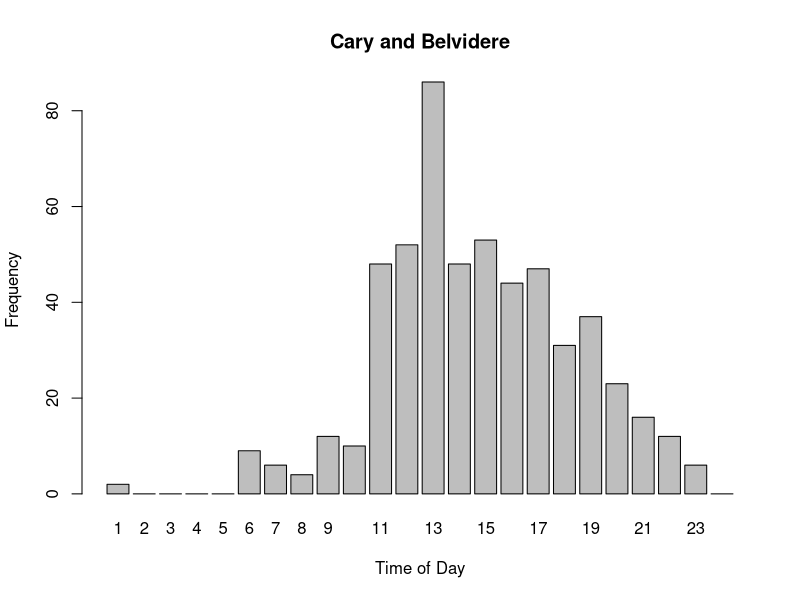
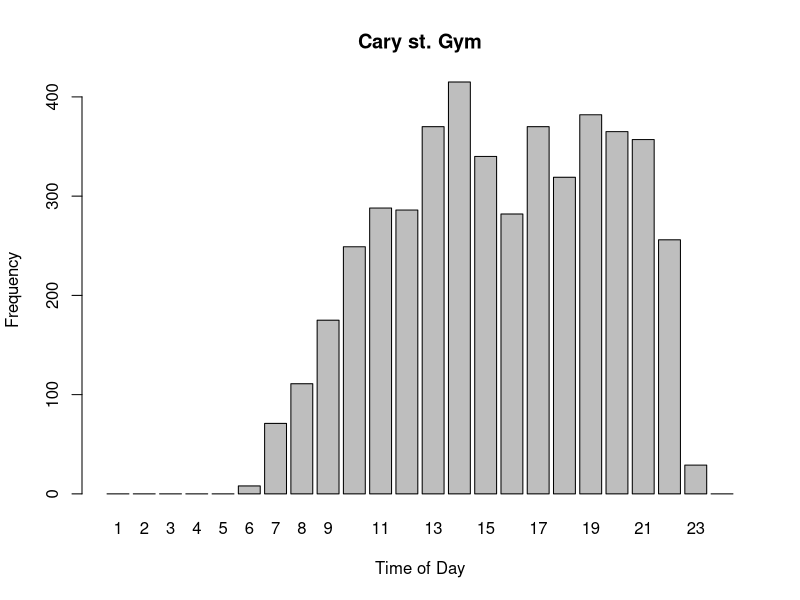
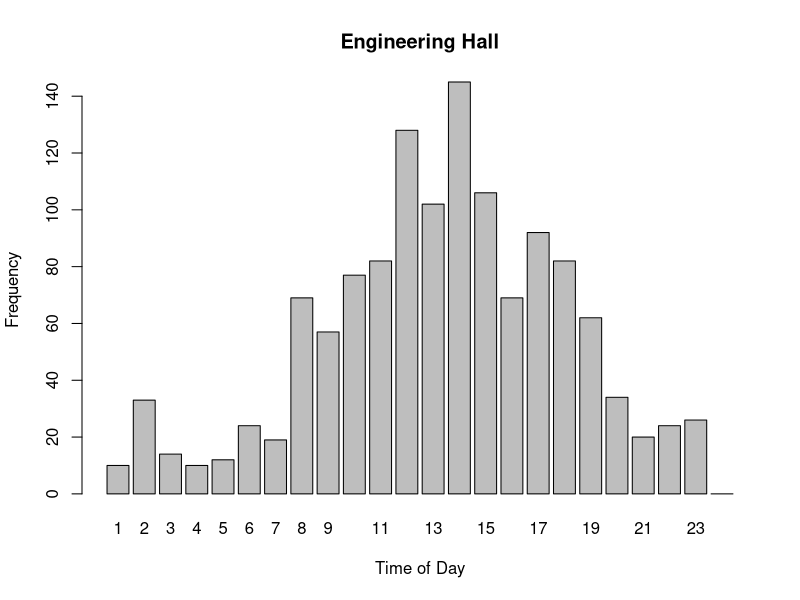
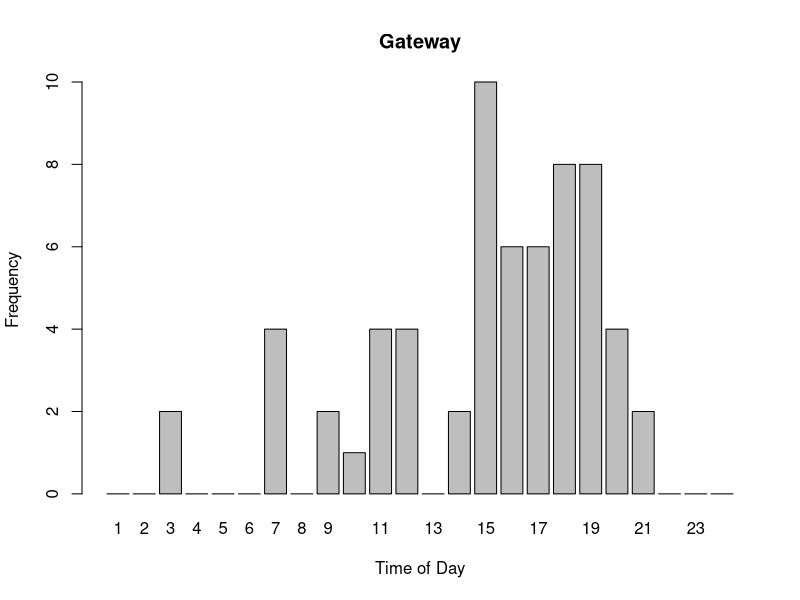
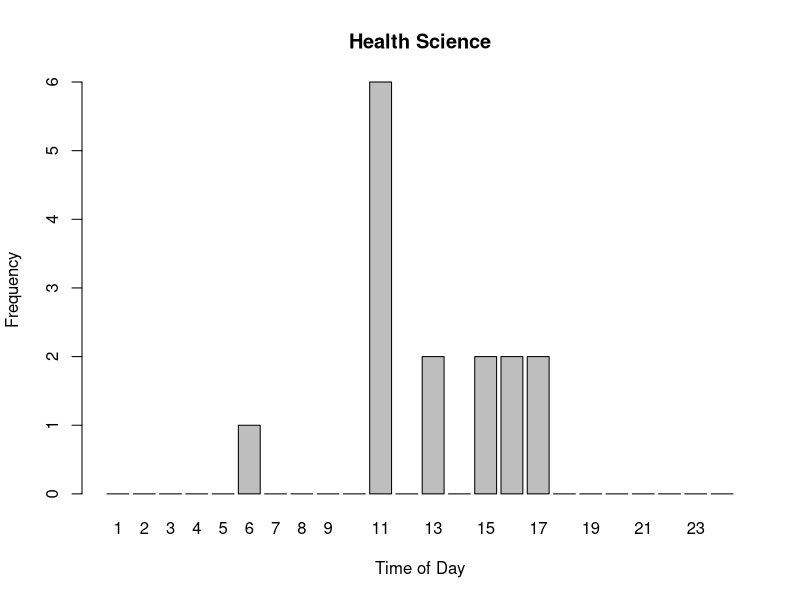
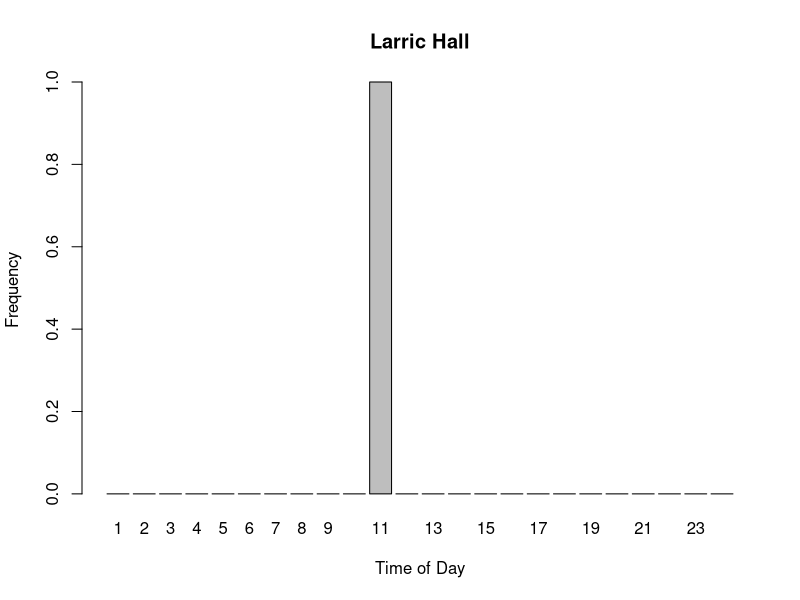
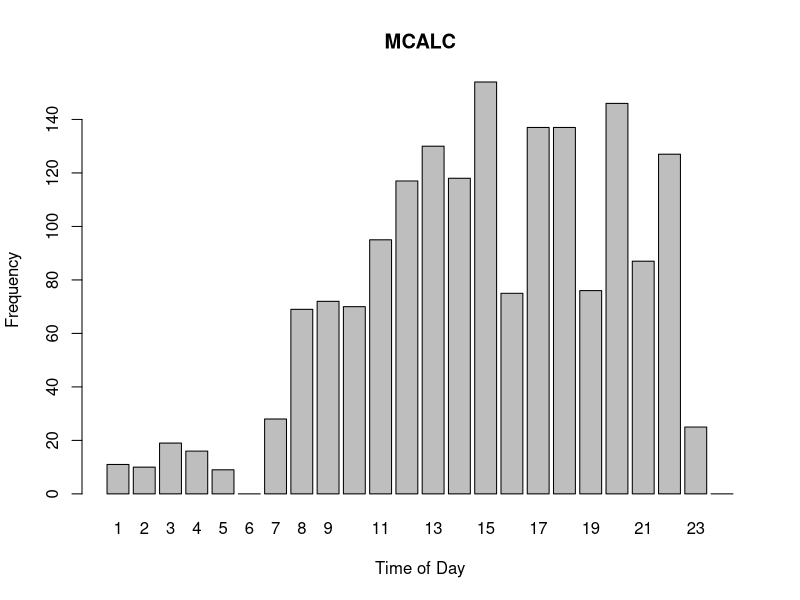
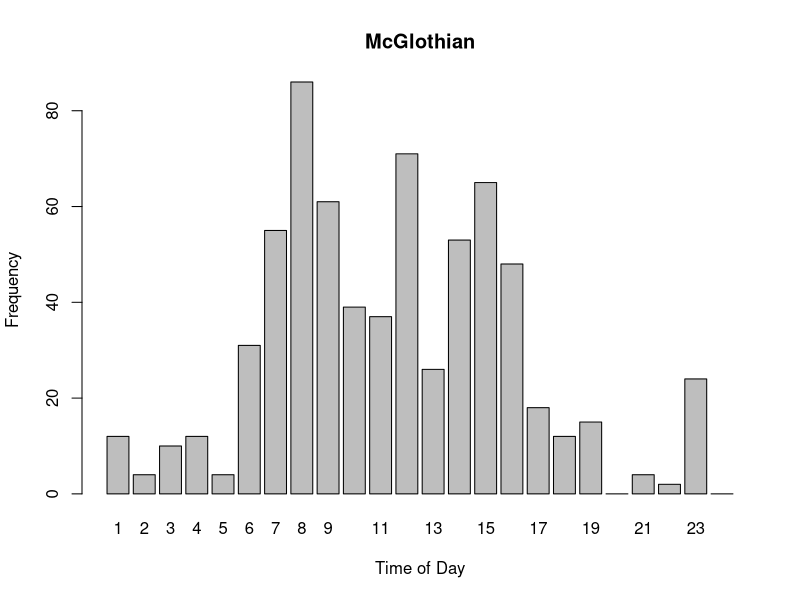

Source code (R) for these figures, in order:
#SET PATH FOR THE CSV FILES
setwd("/Users/katherinemcdougal/Desktop/BNFO /CSVs Ram Pantry")


#LOAD ALL THE CSV FILES OF RAM PANTRY DATA INTO DATA.FRAMES 
Chilis <- read.csv("PiCaryBelvidereChilis.xlsx - Sheet1.csv")
Gym <- read.csv("PiCaryStGym.xlsx - Sheet1.csv")
Engin <- read.csv("PiEngineering1.xlsx - Sheet1.csv")
Gateway <- read.csv("PiGateway.xlsx - Sheet1.csv")
Hsci <- read.csv("PiHealthScience.xlsx - Sheet1.csv")
Larr <- read.csv("PiLarrick.xlsx - Sheet1.csv")
MCALC <- read.csv("PiMCALCLobby.xlsx - Sheet1.csv")
McGlo <- read.csv("PiMcGlothian1.xlsx - Sheet1.csv")
Monroe <- read.csv("PiMonroeParkLibrary.xlsx - Sheet1.csv")
Pace <- read.csv("PiPaceCenter.xlsx - Sheet1.csv")
Snead <- read.csv("PiSneadHall.xlsx - Sheet1.csv")
Commons <- read.csv("PiUniversityCommons.xlsx - Sheet1.csv")

## Barplots of all the Data:
##Create a column in the dataframes of just the Hour data
## line 24: import the first two characters
## line 25: incase the value is not padded with a zero, get rid of the colon and change the data type to integer
## line 26Create Barplot of the hourly data. The Table function will count how many instances of each hour are in the data
Chilis$HOUR <- substr(Chilis$TIME,1,2)
Chilis$HOUR <- as.integer(gsub(':',"",Chilis$HOUR))
barplot(table(factor(Chilis$HOUR, level = 1:24)), main = "Cary and Belvidere", xlab = "Time of Day", ylab = "Frequency" )

Gym$HOUR <- substr(Gym$TIME,1,2)
Gym$HOUR <- as.integer(gsub(':',"",Gym$HOUR))
barplot(table(factor(Gym$HOUR, level = 1:24)),xlab = "Time of Day", ylab = "Frequency" ,main = "Cary st. Gym")

Engin$HOUR <- substr(Engin$TIME,1,2)
Engin$HOUR <- as.integer(gsub(':',"",Engin$HOUR))
barplot(table(factor(Engin$HOUR, level = 1:24)), xlab = "Time of Day", ylab = "Frequency" , main= "Engineering Hall")

Gateway$HOUR <- substr(Gateway$TIME,1,2)
Gateway$HOUR <- as.integer(gsub(':',"",Gateway$HOUR))
barplot(table(factor(Gateway$HOUR, level = 1:24)), xlab = "Time of Day", ylab = "Frequency" , main = "Gateway")

Hsci$HOUR <- substr(Hsci$TIME,1,2)
Hsci$HOUR <- as.integer(gsub(':',"",Hsci$HOUR))
barplot(table(factor(Hsci$HOUR, level = 1:24)), xlab = "Time of Day", ylab = "Frequency", main = "Health Science")

Larr$HOUR <- substr(Larr$TIME,1,2)
Larr$HOUR <- as.integer(gsub(':',"",Larr$HOUR))
barplot(table(factor(Larr$HOUR, level = 1:24)), xlab = "Time of Day", ylab = "Frequency" ,main = "Larric Hall")

MCALC$HOUR <- substr(MCALC$TIME,1,2)
MCALC$HOUR <- as.integer(gsub(':',"",MCALC$HOUR))
barplot(table(factor(MCALC$HOUR, level = 1:24)), xlab = "Time of Day", ylab = "Frequency", main = "MCALC")

McGlo$HOUR <- substr(McGlo$TIME,1,2)
McGlo$HOUR <- as.integer(gsub(':',"",McGlo$HOUR))
barplot(table(factor(McGlo$HOUR, level = 1:24)), xlab = "Time of Day", ylab = "Frequency", main = "McGlothian")

Monroe$HOUR <- substr(Monroe$TIME,1,2)
Monroe$HOUR <- as.integer(gsub(':',"",Monroe$HOUR))
barplot(table(factor(Monroe$HOUR, level = 1:24)), xlab = "Time of Day", ylab = "Frequency", main = "Monroe Park Library")

Snead$HOUR <- substr(Snead$TIME,1,2)
Snead$HOUR <- as.integer(gsub(':',"",Snead$HOUR))
barplot(table(factor(Snead$HOUR, level = 1:24)), xlab = "Time of Day", ylab = "Frequency", main = "Snead Hall")

Commons$HOUR <- substr(Commons$TIME,1,2)
Commons$HOUR <- as.integer(gsub(':',"",Commons$HOUR))
barplot(table(factor(Commons$HOUR, level = 1:24)), xlab = "Time of Day", ylab = "Frequency", main = "Student Commons")


Pace$HOUR <- substr(Pace$TIME,1,2)
Pace$HOUR <- as.integer(gsub(':',"",Pace$HOUR))
barplot(table(factor(Pace$HOUR, level = 1:24)), xlab = "Time of Day", ylab = "Frequency", main = "Harris Hall")


# Data Preparation for the Heatmap, Total count of Events 

#name <- c('Chilis', 'Gym','Engineering', 'Gateway', 'Health Science', 'Larric', 'MCALC','McGlothian', 'Cabell Library', 'Pace Center', 'Snead Hall','Commons')
#LENGTH<- c(nrow(Chilis),nrow(Gym),nrow(Engin),nrow(Gateway),nrow(Hsci),nrow(Larr),nrow(MCALC),nrow(McGlo),nrow(Monroe),nrow(Pace),nrow(Snead),nrow(Commons))
#Heatmap <- data.frame(name, LENGTH)



 # CODE GRAVEYARD #

#experiments with histogram plots

#Pace$HOUR <- substr(Pace$TIME,1,2)
#Pace$HOUR <- as.integer(gsub(':',"",Pace$HOUR))
#hist(Pace$HOUR,main = "Harris Hall" ,xlab = "Hour of Day",breaks = seq( 0,24,length=24),xlim = c(0,25),col = "light blue",xaxp=c(0,24, 24))
#hist(Chilis$HOUR,main = "Histogram of Activity" ,xlab = "Hour of Day",breaks = seq( 0,24,length=24),xlim = c(0,25),col = "light blue",xaxp=c(0,24, 24))

# experiments with lines overtop the histograms

##points(seq(min(Chilis$HOUR),max(Chilis$HOUR),length.out=5),dnorm(seq(min(Chilis$HOUR),max(Chilis$HOUR),length.out=5), mean(Chilis$HOUR), sd(Chilis$HOUR))))
##lines(density(Chilis$HOUR, adjust = .001 ), col = "red" )


